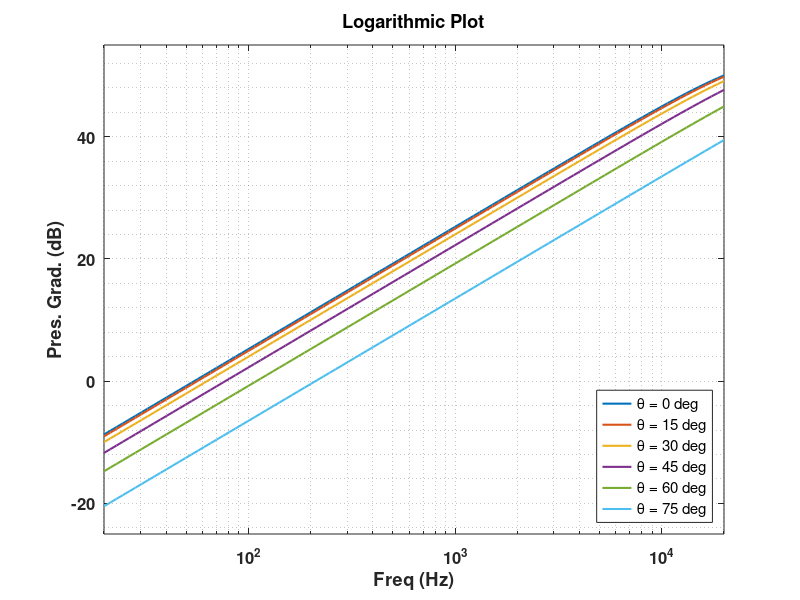

Recreate this plot in MATLAB.
clear; close all; clc
% create 100 frequency values between 2e1 and 2e4
freq = 2 * logspace(1,4,100); 
omega = 2 * pi * freq;

% orientation of source respect to array
theta = linspace(0, 2*pi, 361); % create 360 values <=> 306 degrees
% relative to 0 to 2*pi rad

d = 5e-3;   % 5ms - distance between mic
c = 343;    % speed of sound in air
p1 = ones(length(freq), length(theta)); % pressure at mic 1 (ref)

% pres at mic 2
p2 = exp(1i * d * omega' * cos(theta) / c); % omega transpose -> 100x1
% so that it can multiply with theta

pg = (p2 - p1) / d; % pres gradient
pg_dB = 20 * log10(abs(pg));    % pres gradient in decibel

%% Logarithmic plot
angles = deg2rad([0 15 30 45 60 75]);
figure('Position', [100 100 800 600]);
for cnt = 1:length(angles)
    ind = find(theta == angles(cnt));    % find the index where theta == angles
    semilogx(freq, pg_dB(:,ind), 'LineWidth',1.5);
    hold on;
end
xlabel('Freq (Hz)');    ylabel('Pres. Grad. (dB)');
title('Logarithmic Plot');
set(gca, 'Fontsize', 12);
set(gca, 'FontWeight', 'Bold');
xlim([min(freq) max(freq)]); % determine limits of x-axis
ylim([-25 55]);
grid minor;
legend('\theta = 0 deg','\theta = 15 deg','\theta = 30 deg',...
    '\theta = 45 deg','\theta = 60 deg','\theta = 75 deg',...
    'Location','southeast');